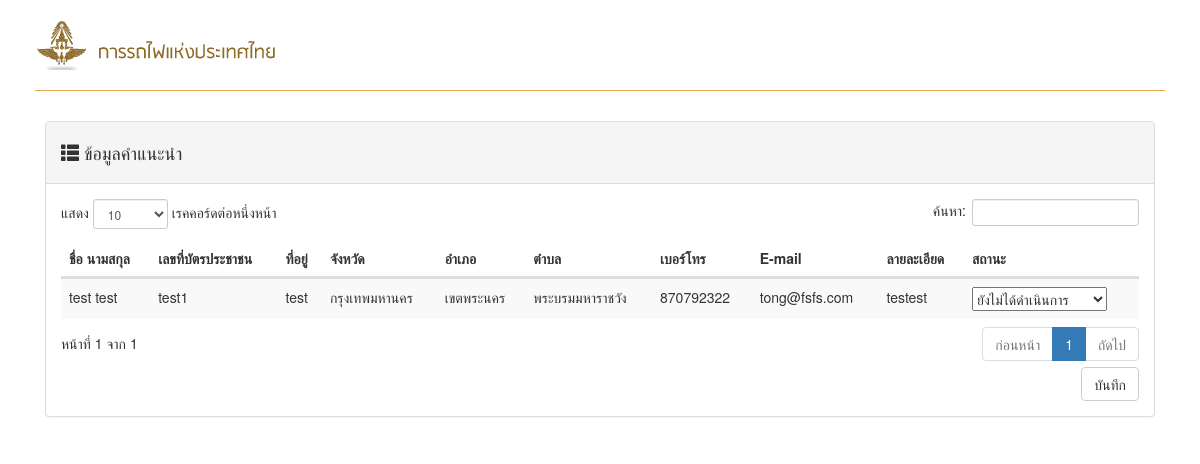
/admin/unit_display_sug_admin.php?responsible=1, run on the app's committed database.
### tables this page shows
CREATE TABLE `sugform` (
  `name_sug` varchar(100) NOT NULL,
  `idcard_sug` varchar(14) NOT NULL,
  `address_sug` varchar(200) NOT NULL,
  `province_sug` int(10) NOT NULL,
  `districts_sug` int(10) NOT NULL,
  `amphur_sug` int(10) NOT NULL,
  `tel_sug` int(10) NOT NULL,
  `email_sug` varchar(100) NOT NULL,
  `detail_sug` varchar(300) NOT NULL,
  `sug_id` int(11) NOT NULL,
  `status` int(10) NOT NULL,
  `responsible` int(11) NOT NULL
);

CREATE TABLE `province` (
  `PROVINCE_ID` int(5) NOT NULL,
  `PROVINCE_CODE` varchar(2) NOT NULL,
  `PROVINCE_NAME` varchar(150) NOT NULL,
  `GEO_ID` int(5) NOT NULL DEFAULT '0'
);

CREATE TABLE `amphur` (
  `AMPHUR_ID` int(5) NOT NULL,
  `AMPHUR_CODE` varchar(4) NOT NULL,
  `AMPHUR_NAME` varchar(150) NOT NULL,
  `GEO_ID` int(5) NOT NULL DEFAULT '0',
  `PROVINCE_ID` int(5) NOT NULL DEFAULT '0'
);

CREATE TABLE `districts` (
  `DISTRICT_ID` int(11) NOT NULL,
  `DISTRICT_CODE` varchar(6) NOT NULL,
  `DISTRICT_NAME` varchar(150) NOT NULL,
  `AMPHUR_ID` int(11) NOT NULL DEFAULT '0',
  `PROVINCE_ID` int(11) NOT NULL DEFAULT '0',
  `GEO_ID` int(11) NOT NULL DEFAULT '0'
);

### admin/unit_display_sug_admin.php (the view, shortened to what this page needs)
<!DOCTYPE html>
<html lang="en">
<head>
  <link rel="stylesheet" href="../asset\css\bootstrap.css">
  <link rel="stylesheet" href="https://maxcdn.bootstrapcdn.com/font-awesome/4.4.0/css/font-awesome.min.css">
  <link rel="stylesheet" type="text/css" href="../DataTables/datatables.min.css" />
</head>
<body>
  <?php
    include("menu.php");
    require_once 'connect.php';
    $responsible= $_GET['responsible'];
    $sql="SELECT sugform.name_sug,sugform.idcard_sug,sugform.address_sug, province.PROVINCE_NAME,amphur.AMPHUR_NAME,districts.DISTRICT_NAME,sugform.tel_sug,sugform.email_sug,sugform.detail_sug,sugform.sug_id,sugform.status FROM sugform,province,amphur,districts WHERE sugform.province_sug = province.PROVINCE_ID AND sugform.amphur_sug = amphur.AMPHUR_ID AND sugform.districts_sug = districts.DISTRICT_ID AND responsible
     = $responsible AND sugform.status != 1";
    $result=$conn->query($sql);
    ?>
    <div class="container">
      <div class="col-md-12">
        <div class="panel panel-default">
          <div class="panel-heading">
            <div class="panel-title">
              <h4><span class="glyphicon glyphicon-th-list
    " aria-hidden="true"></span> ข้อมูลคำแนะนำ</h4>
            </div>
          </div>
          <div class="panel-body">
            <div class="table-responsive">
              <form name="changsug" id="changsug">
              <table class="table table-striped">
                <thead>
                  <tr>
                    <th>ชื่อ นามสกุล</th>
                    <th>เลขที่บัตรประชาชน</th>
                    <th>ที่อยู่</th>
                    <th>จังหวัด</th>
                    <th>อำเภอ</th>
                    <th>ตำบล</th>
                    <th>เบอร์โทร</th>
                    <th>E-mail</th>
                    <th>ลายละเอียด</th>
                    <th>สถานะ</th>
                  </tr>
                </thead>
                <tbody>
                  <?php
                    $i =0;
                    while($row=$result->fetch_assoc()){
                      $i = $i + 1;
                    ?>
                  <tr>
                    <td>
                      <?php echo $row['name_sug'];?>
                    </td>
                    <td>
                      <?php echo $row['idcard_sug'];?>
                    </td>
                    <td>
                      <?php echo $row['address_sug'];?>
                    </td>
                    <td>
                      <?php echo $row['PROVINCE_NAME'];?>
                    </td>
                    <td>
                      <?php echo $row['AMPHUR_NAME'];?>
                    </td>
                    <td>
                      <?php echo $row['DISTRICT_NAME'];?>
                    </td>
                    <td>
                      <?php echo $row['tel_sug'];?>
                    </td>
                    <td>
                      <?php echo $row['email_sug'];?>
                    </td>
                    <td>
                      <?php echo $row['detail_sug'];?>
                    </td>
                    <td>
                      <?php require 'selectStatus.php'; ?>
                    </td>
                  </tr>
                  <?php } ?>
                </tbody>
              </table>
              <div align="right"><button align="" type="submit" class="btn btn-default">บันทึก</button></div>
            </form>
            </div>
          </div>
        </div>
      </div>
    </div>
</body>
</html>

### admin/selectStatus.php (shortened to what this page needs)
<select id="status<?=$i;?>" name="status<?=$i;?>">
  <option value="0" <?php if($row['status'] == 0){
    echo "selected";
  } ?>>ยังไม่ได้ดำเนินการ
  </option>
</select>

### data on the page
sugform: name_sug "test test", idcard_sug "test1", address_sug "test", province.PROVINCE_NAME "กรุงเทพมหานคร", amphur.AMPHUR_NAME "เขตพระนคร", districts.DISTRICT_NAME "พระบรมมหาราชวัง", tel_sug "870792322", email_sug "tong@fsfs.com", detail_sug "testest", status "ยังไม่ได้ดำเนินการ"
